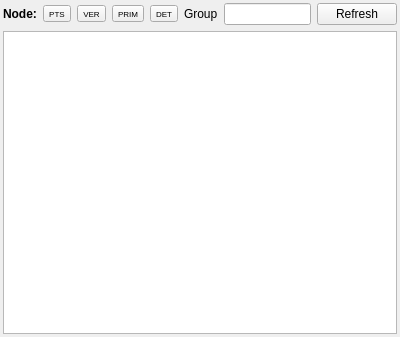
<?xml version="1.0" encoding="UTF-8"?>
<ui version="4.0">
 <class>Form</class>
 <widget class="QWidget" name="Form">
  <property name="geometry">
   <rect>
    <x>0</x>
    <y>0</y>
    <width>400</width>
    <height>337</height>
   </rect>
  </property>
  <property name="windowTitle">
   <string>Form</string>
  </property>
  <layout class="QGridLayout" name="gridLayout">
   <property name="leftMargin">
    <number>3</number>
   </property>
   <property name="topMargin">
    <number>3</number>
   </property>
   <property name="rightMargin">
    <number>3</number>
   </property>
   <property name="bottomMargin">
    <number>3</number>
   </property>
   <item row="0" column="0">
    <layout class="QHBoxLayout" name="horizontalLayout">
     <item>
      <widget class="QLabel" name="node_lbl">
       <property name="font">
        <font>
         <weight>75</weight>
         <bold>true</bold>
        </font>
       </property>
       <property name="text">
        <string>Node:</string>
       </property>
      </widget>
     </item>
     <item>
      <widget class="QToolButton" name="toolButton">
       <property name="font">
        <font>
         <pointsize>6</pointsize>
        </font>
       </property>
       <property name="text">
        <string>PTS</string>
       </property>
      </widget>
     </item>
     <item>
      <widget class="QToolButton" name="toolButton_2">
       <property name="font">
        <font>
         <pointsize>6</pointsize>
        </font>
       </property>
       <property name="text">
        <string>VER</string>
       </property>
      </widget>
     </item>
     <item>
      <widget class="QToolButton" name="toolButton_3">
       <property name="font">
        <font>
         <pointsize>6</pointsize>
        </font>
       </property>
       <property name="text">
        <string>PRIM</string>
       </property>
      </widget>
     </item>
     <item>
      <widget class="QToolButton" name="toolButton_4">
       <property name="font">
        <font>
         <pointsize>6</pointsize>
        </font>
       </property>
       <property name="text">
        <string>DET</string>
       </property>
      </widget>
     </item>
     <item>
      <widget class="QLabel" name="label_2">
       <property name="text">
        <string>Group</string>
       </property>
      </widget>
     </item>
     <item>
      <widget class="QLineEdit" name="lineEdit"/>
     </item>
     <item>
      <widget class="QPushButton" name="refresh_btn">
       <property name="text">
        <string>Refresh</string>
       </property>
      </widget>
     </item>
    </layout>
   </item>
   <item row="1" column="0">
    <layout class="QVBoxLayout" name="verticalLayout">
     <item>
      <widget class="QTableWidget" name="data_tbl"/>
     </item>
    </layout>
   </item>
  </layout>
 </widget>
 <resources/>
 <connections/>
</ui>
